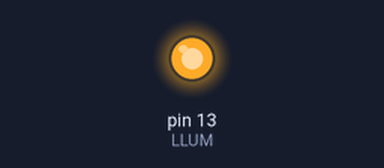
Bench run of a sketch on a simulated Arduino Uno, built with avr-gcc and run on an emulated ATmega328P. Parts: output pins drawn as LEDs (lit = HIGH).

Above: at 2.3 s.
At 6.9 s:
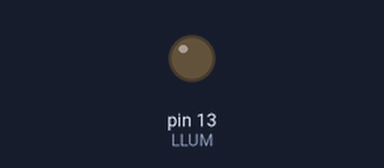
Timing chart, 0 to 9.5 s (numbered marks = the images above):
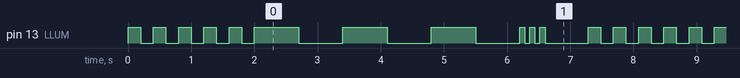

The sketch:

ampliat.ino
```cpp
/*
  Solucionari Repte SA1-B · Llum de bicicleta (AMPLIAT)
  AMPLIACIO 1: un segon mode (parpelleig lent) despres del primer.
  AMPLIACIO 2: seqüencia d'emergencia (3 flaixos rapids + pausa) amb for.
  AMPLIACIO 3: cada mode es una FUNCIO amb PARAMETRES; totes criden
  una unica funcio generica parpelleja() -> zero codi duplicat.
  Circuit: LED al pin 13 (o LED + 220 ohm a GND).
*/

const int LLUM = 13;

// AMPLIACIO 3: funcio generica parametritzada (l'unica que toca el LED)
void parpelleja(int repeticions, int durada) {
  for (int i = 0; i < repeticions; i++) {
    digitalWrite(LLUM, HIGH); delay(durada);
    digitalWrite(LLUM, LOW);  delay(durada);
  }
}

// AMPLIACIO 3: els modes nomes trien parametres, no dupliquen estructura
void modeRapid(int repeticions) { parpelleja(repeticions, 200); }

void modeLent(int repeticions)  { parpelleja(repeticions, 700); }

void modeEmergencia(int repeticions) {
  // AMPLIACIO 2: flaixos rapids + pausa llarga
  parpelleja(repeticions, 80);
  delay(600);
}

void setup() {
  pinMode(LLUM, OUTPUT);
}

void loop() {
  // AMPLIACIO 3: loop llegible, nomes crida els modes en ordre
  modeRapid(5);        // mode 1
  modeLent(3);         // AMPLIACIO 1: mode 2
  modeEmergencia(3);   // AMPLIACIO 2
}
```

Measured:
- by itself, pin 13 (LLUM): moves between LOW and HIGH, repeating every 7.3 s
- by itself, everything shown: repeats every 7.3 s, in 22 steps
